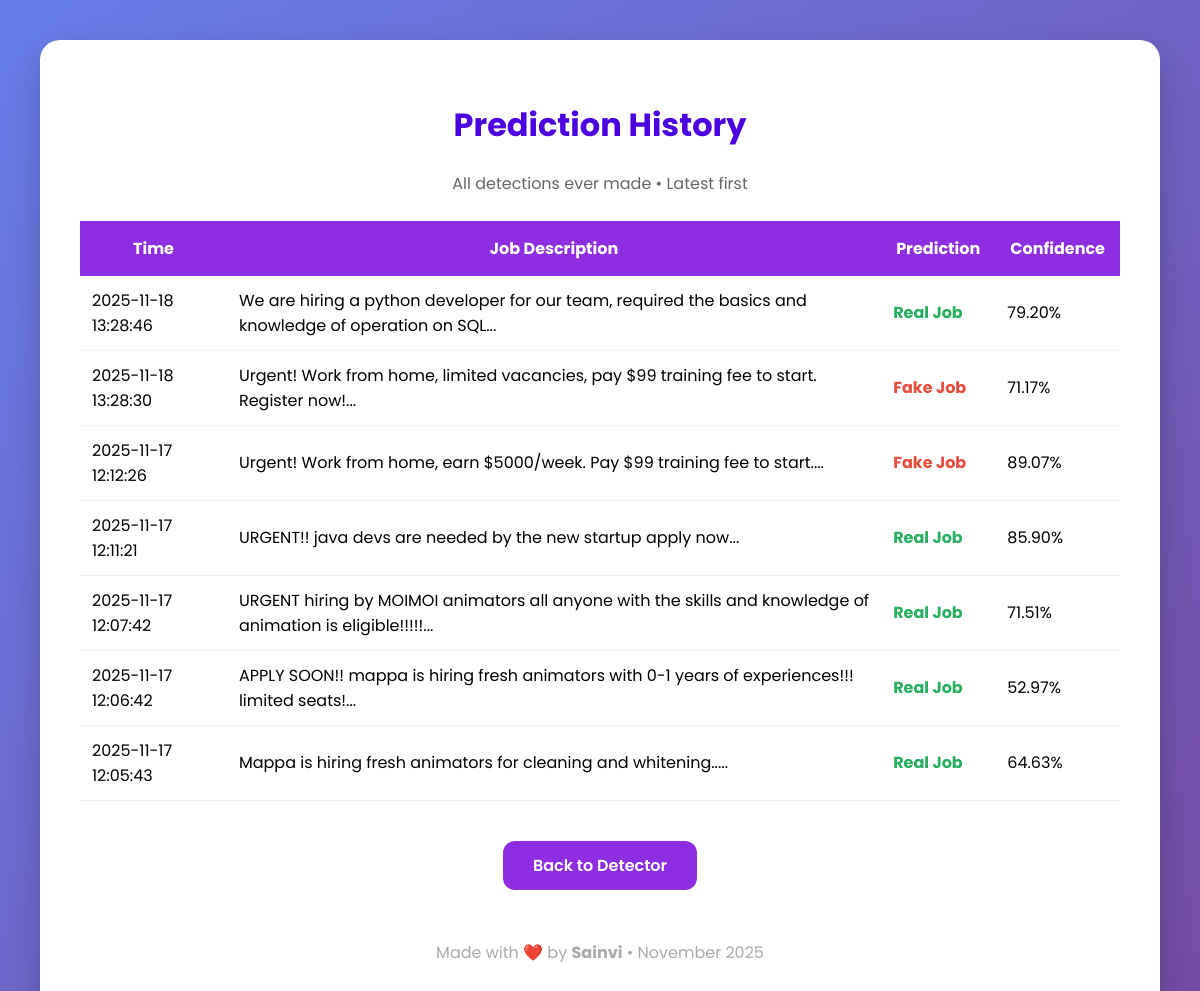
The app's page /history with its own data.
### tables this page shows
CREATE TABLE predictions (
                id INTEGER PRIMARY KEY AUTOINCREMENT,
                job_description TEXT,
                prediction TEXT,
                confidence REAL,
                timestamp DATETIME DEFAULT CURRENT_TIMESTAMP
            );

### app_admin.py (the view)
@app.route('/history')
def history():
    with sqlite3.connect(DB_NAME) as conn:
        cur = conn.execute("SELECT job_description, prediction, confidence, timestamp FROM predictions ORDER BY id DESC")
        records = cur.fetchall()
    return render_template('history.html', records=records)

### templates/history.html (shortened to what this page needs)
<!DOCTYPE html>
<html lang="en">
  <head>
  </head>
  <body>
    <div class="container">
      <h1>Prediction History</h1>
      <p style="text-align: center; color: #666">
        All detections ever made • Latest first
      </p>
      {% if records %}
      <table>
        <tr>
          <th>Time</th>
          <th>Job Description</th>
          <th>Prediction</th>
          <th>Confidence</th>
        </tr>
        {% for job, label, conf, time in records %}
        <tr>
          <td>{{ time }}</td>
          <td>{{ job[:120] }}...</td>
          <td class="{{ 'fake' if 'Fake' in label else 'real' }}">
            {{ label }}
          </td>
          <td>{{ "%.2f"|format(conf) }}%</td>
        </tr>
        {% endfor %}
      </table>
      {% else %}
      <p style="text-align: center; color: #777; font-size: 1.2em">
        No predictions yet!
      </p>
      {% endif %}
      <div style="text-align: center; margin: 40px 0">
        <a href="/" class="back">Back to Detector</a>
      </div>
      <footer>
        <p>Made with ❤️ by <strong>Sainvi</strong> • November 2025</p>
      </footer>
    </div>
  </body>
</html>

### templates/history.html (style rules this page uses)
body { font-family: "Poppins", sans-serif; background: linear-gradient(135deg, #667eea 0%, #764ba2 100%); margin: 0; padding: 40px; min-height: 100vh; }
.container { max-width: 1100px; margin: auto; background: white; padding: 40px; border-radius: 20px; box-shadow: 0 15px 35px rgba(0, 0, 0, 0.2); }
h1 { text-align: center; color: #4a00e0; }
table { width: 100%; border-collapse: collapse; margin: 25px 0; background: white; }
th { background: #8e2de2; color: white; padding: 15px; }
td { padding: 12px; border-bottom: 1px solid #eee; }
.fake { color: #e74c3c; font-weight: bold; }
.real { color: #27ae60; font-weight: bold; }
.back { display: inline-block; padding: 12px 30px; background: #8e2de2; color: white; text-decoration: none; border-radius: 12px; font-weight: 600; }
footer { text-align: center; margin-top: 50px; color: #aaa; }

### records on screen
predictions: timestamp "2025-11-18 13:28:46", job_description "We are hiring a python developer for our team, required the basics and knowledge of operation on SQL", prediction "Real Job", confidence "79.20"
predictions: timestamp "2025-11-18 13:28:30", job_description "Urgent! Work from home, limited vacancies, pay $99 training fee to start. Register now!", prediction "Fake Job", confidence "71.17"
predictions: timestamp "2025-11-17 12:12:26", job_description "Urgent! Work from home, earn $5000/week. Pay $99 training fee to start.", prediction "Fake Job", confidence "89.07"
predictions: timestamp "2025-11-17 12:11:21", job_description "URGENT!! java devs are needed by the new startup apply now", prediction "Real Job", confidence "85.90"
predictions: timestamp "2025-11-17 12:07:42", job_description "URGENT hiring by MOIMOI animators all anyone with the skills and knowledge of animation is eligible!!!!!", prediction "Real Job", confidence "71.51"
predictions: timestamp "2025-11-17 12:06:42", job_description "APPLY SOON!! mappa is hiring fresh animators with 0-1 years of experiences!!! limited seats!", prediction "Real Job", confidence "52.97"
predictions: timestamp "2025-11-17 12:05:43", job_description "Mappa is hiring fresh animators for cleaning and whitening..", prediction "Real Job", confidence "64.63"
